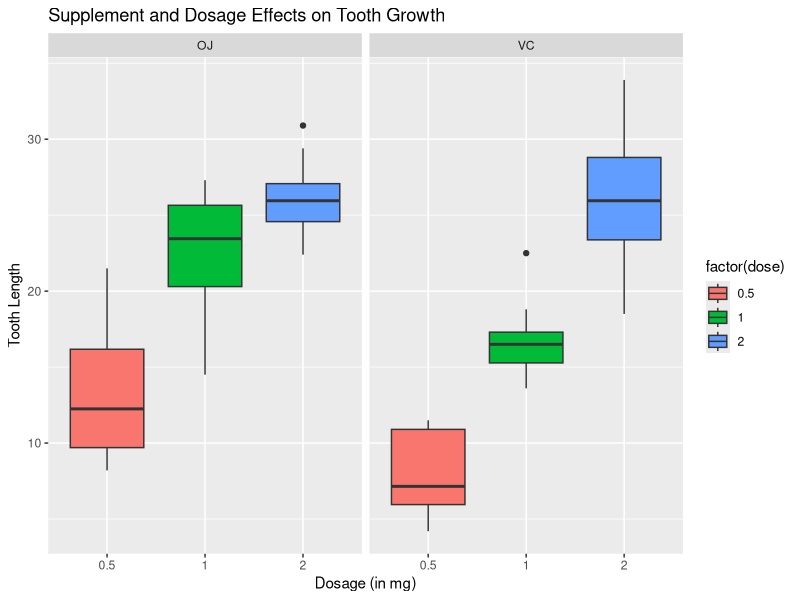

This chart was generated by the following R code:
## ---- chunk 1
#Load needed libraries
library(ggplot2)
library(datasets)
data(ToothGrowth)

#View the data
str(ToothGrowth)

head(ToothGrowth)

#Basic Analyses using Boxplots
plot <- ggplot(ToothGrowth, aes(x=factor(dose), y=len, fill=factor(dose))) + 
  geom_boxplot(notch=F) + facet_grid(.~supp) +
  scale_x_discrete("Dosage (in mg)") +   
  scale_y_continuous("Tooth Length") +  
  ggtitle("Supplement and Dosage Effects on Tooth Growth")
## ---- chunk 2
plot
## ---- chunk 3
summary(ToothGrowth)

ToothGrowth$dose <- as.factor(ToothGrowth$dose)
table(ToothGrowth$supp, ToothGrowth$dose)
## ---- chunk 4
#Run a general T-test based on the type of supplement
t.test(len~supp, data=ToothGrowth)
## ---- chunk 5
#Run T-tests based specifically on each of the levels of dosage (0.5, 1, 2)
t.test(len~supp, data = subset(ToothGrowth, dose == 0.5))
t.test(len~supp, data = subset(ToothGrowth, dose == 1.0))
t.test(len~supp, data = subset(ToothGrowth, dose == 2.0))

